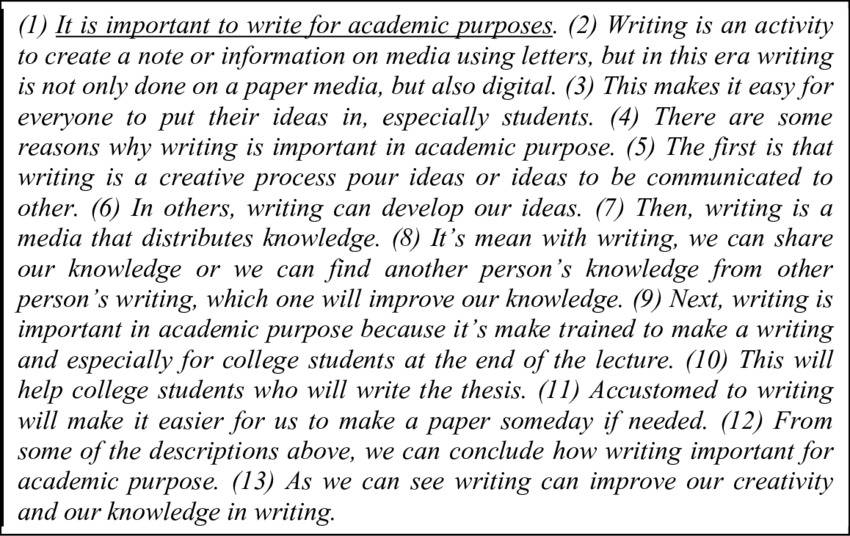
#> input picture DATA/ocrTestImage.jpeg, 850 x 536 px
$ python main.py
#> lines starting #> are read from the running program, lines starting #| are printed output that depends on the picture
import pandas as pd
import numpy as np
import cv2
from matplotlib import pyplot as plt


def sharpenImage(im):  # Need to check if sharpening input images would help accuracy
    kernel = np.array([[0, -1, 0],
                       [-1, 5, -1],
                       [0, -1, 0]])
    im = cv2.filter2D(im, -1, kernel)  # -1 means depth of image remains unchanged
    im = cv2.adaptiveThreshold(im, 255, cv2.ADAPTIVE_THRESH_GAUSSIAN_C, cv2.THRESH_BINARY, 11, 10)
    im = 255 - im
    return im


# image = cv2.imread("DATA/ocrTestImage.jpeg", cv2.IMREAD_COLOR)
img = cv2.imread("DATA/ocrTestImage.jpeg", cv2.IMREAD_GRAYSCALE)
#> img is the input picture: shape (536, 850); min 0, max 255, mean 224

img = cv2.resize(img, (1200,600))
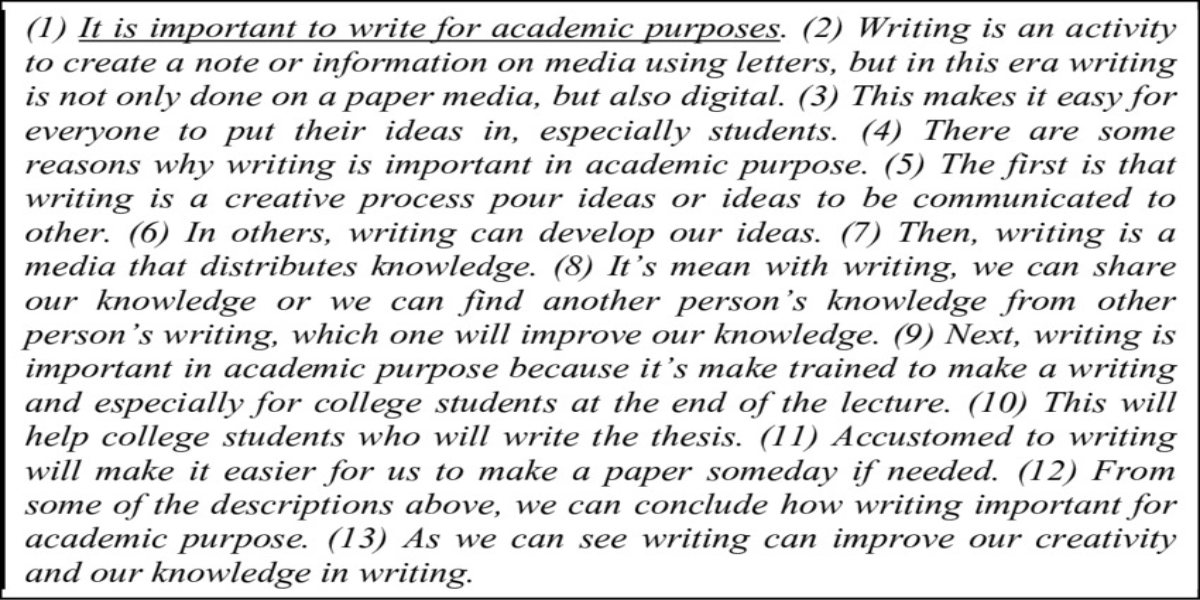
#> img: shape (600, 1200); min 0, max 255, mean 223.9
img = sharpenImage(img)
#> in sharpenImage, `im = cv2.filter2D(im, -1, kernel)`:
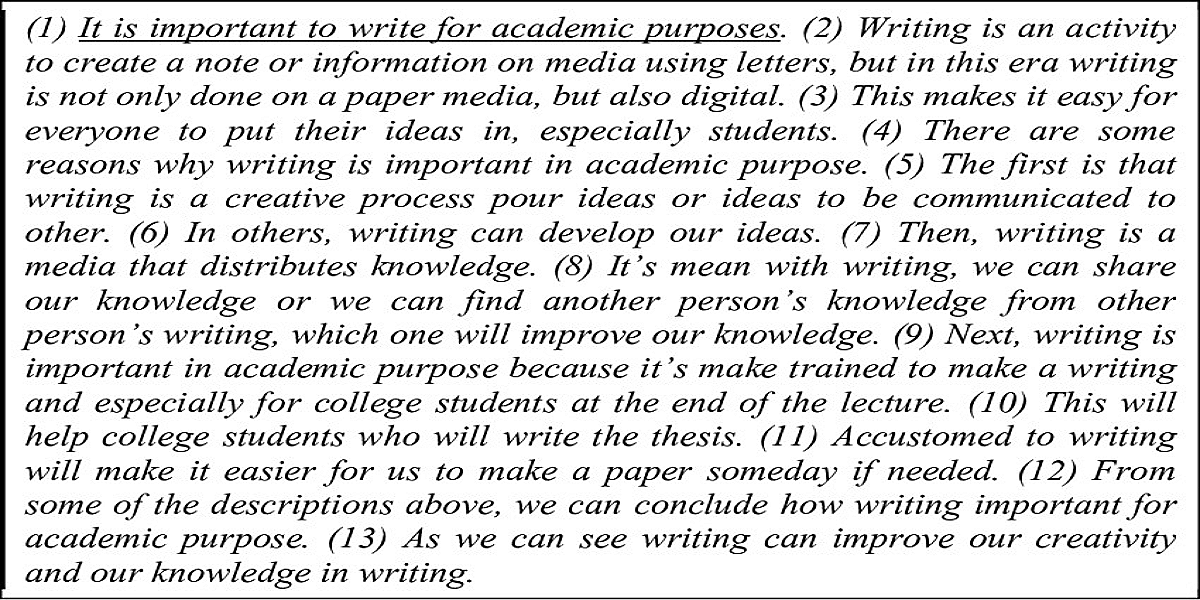
#> im: shape (600, 1200); min 0, max 255, mean 221.5
#> in sharpenImage, `im = cv2.adaptiveThreshold(im, 255, cv2.ADAPTIVE_THRESH_GAUSSIAN_C, cv..`:
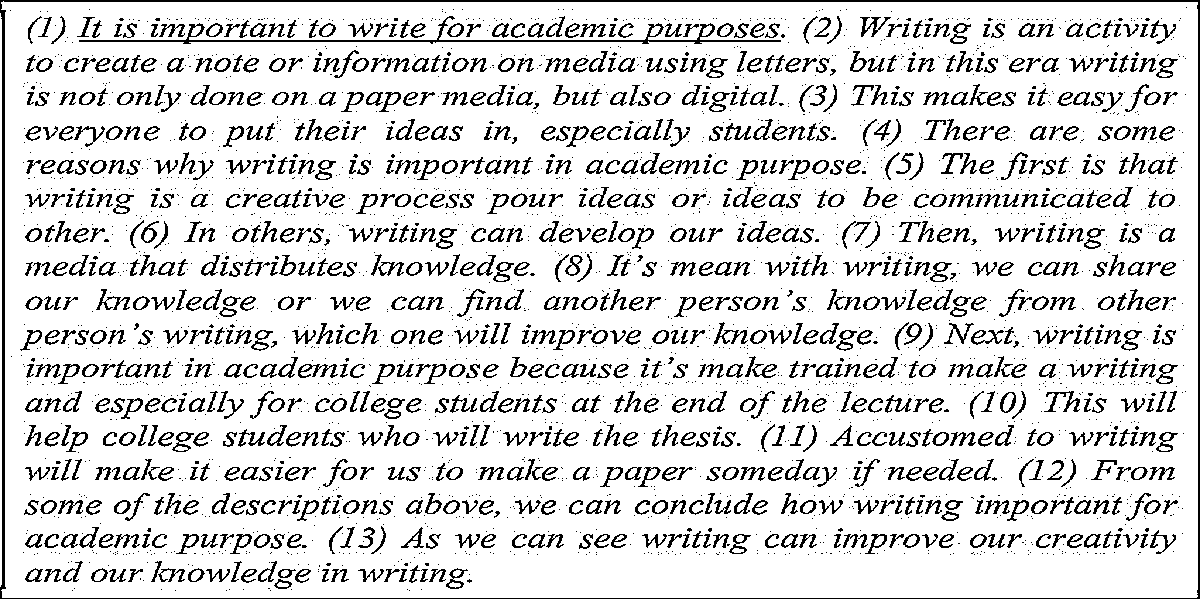
#> im: shape (600, 1200); 85.8% white; black in thin lines or dots
#> in sharpenImage, `im = 255 - im`: im: shape (600, 1200); 14.2% white in thin lines or dots


# plt.imshow(img)
# plt.show()


def alignImg(im):
    coords = np.column_stack(np.where(im > 0))
#> coords = 102421 pairs, first value 0 to 598, second value 0 to 1199
    angle = cv2.minAreaRect(coords)[-1]  # -1 denotes angle parameter
#> angle = -90

    if angle < -45:
        angle = -(angle + 90)
#> angle = 0
    else:
        angle = -angle + 90
    h, w = im.shape  # height and width of img
#> h = 600; w = 1200
    center = (w // 2, h // 2)
#> center = (600, 300)
    rotMatrix = cv2.getRotationMatrix2D(center, angle, 1)
#> rotMatrix = [[1, 0, 0], [0, 1, 0]]
    rotated = cv2.warpAffine(img, rotMatrix, (w, h), flags=cv2.INTER_CUBIC, borderMode=cv2.BORDER_REPLICATE)
    return rotated


img = alignImg(img)


a = np.sum(img == 255, axis=1)
#> a = 600 values, max 1200 at index 0, min 0 at index 599, mean 170.7
rows = []
seg = []

# print(a)
# plt.imshow(img)
# plt.show()


for i in range(len(a)):
    if a[i] > 100:
        seg.append(i)
    if (a[i] <= 100) & (len(seg) >= 15):
        rows.append(seg)
        seg = []

    if len(seg) >= 0:
        rows.append(seg)
#> after the loop, rows = 612 items; seg = [569, 570, 571, 572, 573, 574, 575, 576, 577, 578, 579, 580, 581, 598]
# number of row segments
len(rows)

plt.imshow(img[rows[0][0]:rows[0][-1], :])
plt.show()
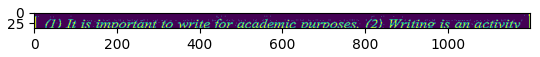
#> figure drawn by matplotlib, 1 panel

# img2 = cv2.imread("DATA/ocrTestImage.jpeg", 0)
# plt.imshow(img)
# plt.show()
